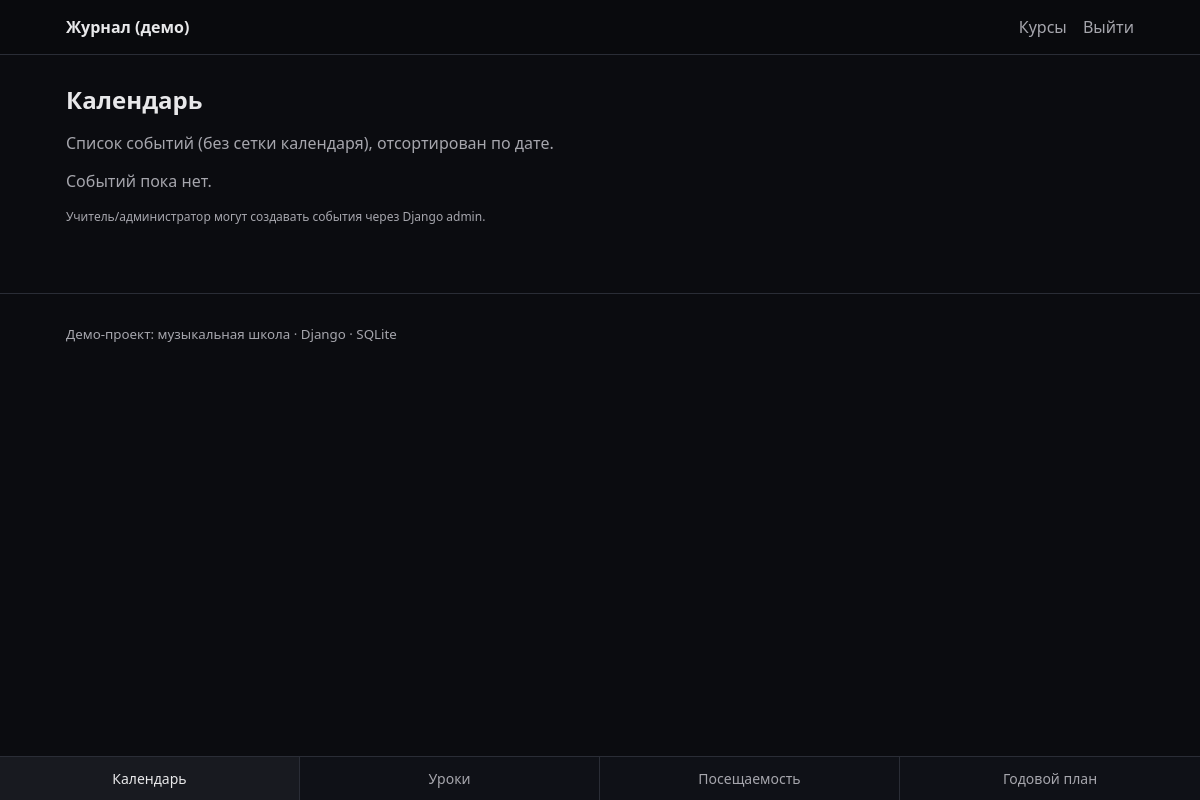
The app's page /calendar/ (signed in), older data.
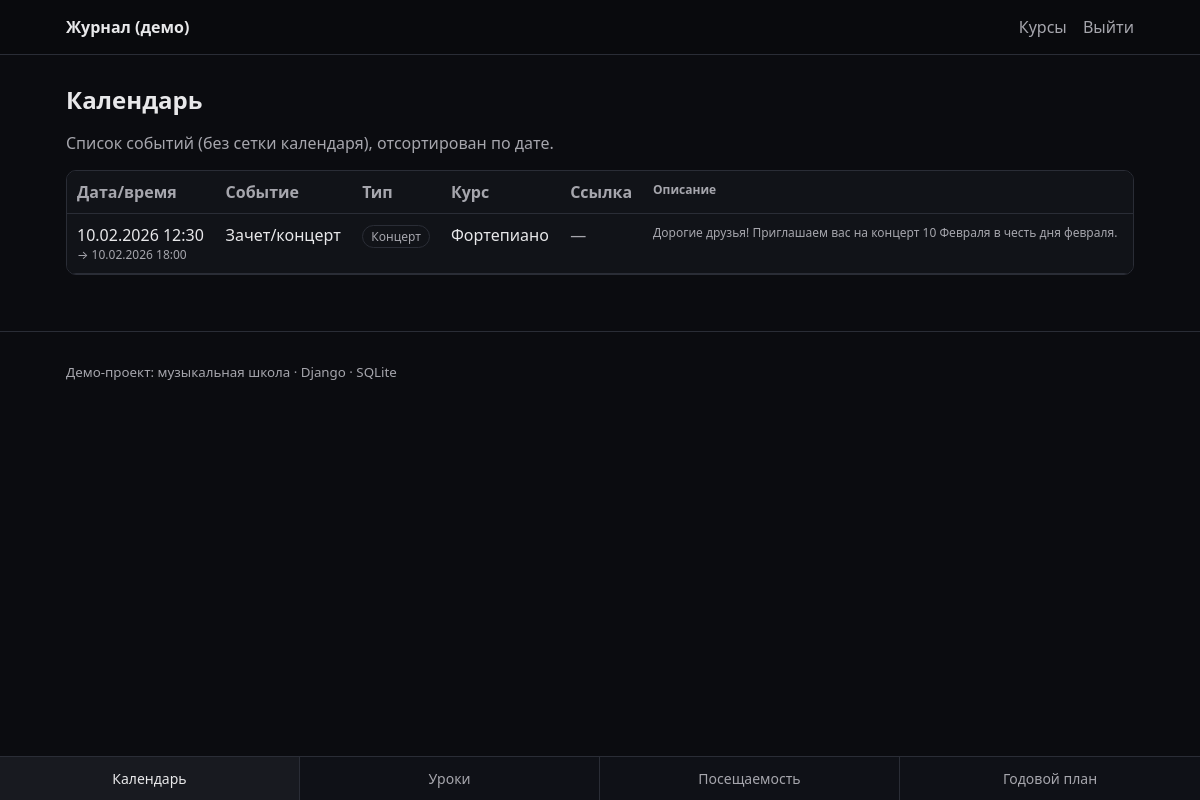
The same page, newer data.
### apps/schedule/models.py (models this page shows, shortened)
class Event(models.Model):
    class EventType(models.TextChoices):
        LESSON = "LESSON", "Урок"
        EXAM = "EXAM", "Экзамен"
        CONCERT = "CONCERT", "Концерт"
    title = models.CharField(max_length=200)
    event_type = models.CharField(max_length=16, choices=EventType.choices)
    start_datetime = models.DateTimeField()
    end_datetime = models.DateTimeField()
    description = models.TextField(blank=True, default="")
    external_url = models.URLField(blank=True, default="")
    course = models.ForeignKey(Course, on_delete=models.SET_NULL, null=True, blank=True, related_name="events")
    created_by = models.ForeignKey(
        settings.AUTH_USER_MODEL,
        on_delete=models.CASCADE,
        related_name="created_events",
    )
    participants = models.ManyToManyField(
        settings.AUTH_USER_MODEL,
        blank=True,
        related_name="schedule_events",
    )
    class Meta:
        ordering = ("start_datetime",)

### apps/school/models.py (models this page shows, shortened)
class Course(models.Model):
    name = models.CharField(max_length=200)
    course_type = models.ForeignKey(CourseType, on_delete=models.PROTECT, related_name="courses")
    teacher = models.ForeignKey(
        settings.AUTH_USER_MODEL,
        on_delete=models.SET_NULL,
        null=True,
        blank=True,
        related_name="teaching_courses",
    )

### apps/schedule/views.py (the view, shortened to what this page needs)
# urls.py: path("calendar/", calendar_list, name="calendar_list"),
@login_required
def calendar_list(request):
    profile = request.user.profile
    qs = Event.objects.all().select_related("course", "created_by").prefetch_related("participants")
    if profile.role == Profile.Role.ADMIN:
        events = qs
        ctx = {"events": events, "mode": "admin"}
        return render(request, "schedule/calendar_list.html", ctx)
    if profile.role == Profile.Role.TEACHER:
        teacher_courses = Course.objects.filter(teacher=request.user)
        events = qs.filter(Q(course__in=teacher_courses) | Q(created_by=request.user)).distinct()
        ctx = {"events": events, "mode": "teacher"}
        return render(request, "schedule/calendar_list.html", ctx)

### templates/schedule/calendar_list.html (shortened to what the changed rows need)
{% extends "base.html" %}
{% block content %}
  <h1>Календарь</h1>
  <p class="muted">Список событий (без сетки календаря), отсортирован по дате.</p>
  {% if not events and mode != "student" %}
    <p class="muted">Событий пока нет.</p>
    <p class="muted small">
      Учитель/администратор могут создавать события через Django admin.
    </p>
  {% else %}
    {% if mode == "student" %}
      <div class="tabs">
        <button class="tab-btn active" data-tab="my-events">Мои события</button>
        <button class="tab-btn" data-tab="registration">Регистрация</button>
      </div>
      <div class="tab-panel active" id="my-events">
        {% if not events %}
          <p class="muted">Вы пока не зарегистрированы ни на одно событие.</p>
        {% else %}
          <div class="table-wrap">
            <table class="table">
              <thead>
                <tr>
                  <th>Дата/время</th>
                  <th>Событие</th>
                  <th>Тип</th>
                  <th>Курс</th>
                  <th>Ссылка</th>
                  <th class="muted small">Описание</th>
                </tr>
              </thead>
              <tbody>
                {% for e in events %}
                  <tr>
                    <td>
                      <div>{{ e.start_datetime|date:"d.m.Y H:i" }}</div>
                      <div class="muted small">→ {{ e.end_datetime|date:"d.m.Y H:i" }}</div>
                    </td>
                    <td>{{ e.title }}</td>
                    <td><span class="tag">{{ e.get_event_type_display }}</span></td>
                    <td>
                      {% if e.course %}
                        {{ e.course.name }}
                      {% else %}
                        <span class="muted">—</span>
                      {% endif %}
                    </td>
                    <td>
                      {% if e.external_url %}
                        <a href="{{ e.external_url }}" target="_blank" rel="noopener noreferrer">Открыть</a>
                      {% else %}
                        <span class="muted">—</span>
                      {% endif %}
                    </td>
                    <td class="muted small">
                      {% if e.description %}{{ e.description }}{% else %}—{% endif %}
                    </td>
                  </tr>
                {% endfor %}
              </tbody>
            </table>
          </div>
        {% endif %}
      </div>
      <div class="tab-panel" id="registration">
        {% if not registration_events %}
          <p class="muted">Нет доступных событий для регистрации.</p>
        {% else %}
          <div class="table-wrap">
            <table class="table">
              <thead>
                <tr>
                  <th>Дата/время</th>
                  <th>Событие</th>
                  <th>Тип</th>
                  <th>Курс</th>
                  <th>Ссылка</th>
                  <th class="muted small">Описание</th>
                  <th></th>
                </tr>
              </thead>
              <tbody>
                {% for e in registration_events %}
                  <tr>
                    <td>
                      <div>{{ e.start_datetime|date:"d.m.Y H:i" }}</div>
                      <div class="muted small">→ {{ e.end_datetime|date:"d.m.Y H:i" }}</div>
                    </td>
                    <td>{{ e.title }}</td>
                    <td><span class="tag">{{ e.get_event_type_display }}</span></td>
                    <td>
                      {% if e.course %}
                        {{ e.course.name }}
                      {% else %}
                        <span class="muted">—</span>
                      {% endif %}
                    </td>
                    <td>
                      {% if e.external_url %}
                        <a href="{{ e.external_url }}" target="_blank" rel="noopener noreferrer">Открыть</a>
                      {% else %}
                        <span class="muted">—</span>
                      {% endif %}
                    </td>
                    <td class="muted small">
                      {% if e.description %}{{ e.description }}{% else %}—{% endif %}
                    </td>
                    <td>
                      <form method="post" action="/calendar/register/{{ e.id }}/">
                        {% csrf_token %}
                        <button class="btn" type="submit">Записаться</button>
                      </form>
                    </td>
                  </tr>
                {% endfor %}
              </tbody>
            </table>
          </div>
        {% endif %}
      </div>
      <script>
        const buttons = document.querySelectorAll('.tab-btn');
        const panels = document.querySelectorAll('.tab-panel');
        const urlParams = new URLSearchParams(window.location.search);
        const activeTab = urlParams.get('tab') || 'my-events';
        function activateTab(tabId) {
          buttons.forEach((btn) => btn.classList.toggle('active', btn.dataset.tab === tabId));
          panels.forEach((panel) => panel.classList.toggle('active', panel.id === tabId));
        }
        buttons.forEach((btn) => {
          btn.addEventListener('click', () => activateTab(btn.dataset.tab));
        });
        activateTab(activeTab);
      </script>
    {% else %}
      <div class="table-wrap">
        <table class="table">
          <thead>
            <tr>
              <th>Дата/время</th>
              <th>Событие</th>
              <th>Тип</th>
              <th>Курс</th>
              <th>Ссылка</th>
              <th class="muted small">Описание</th>
            </tr>
          </thead>
          <tbody>
            {% for e in events %}
              <tr>
                <td>
                  <div>{{ e.start_datetime|date:"d.m.Y H:i" }}</div>
                  <div class="muted small">→ {{ e.end_datetime|date:"d.m.Y H:i" }}</div>
                </td>
                <td>{{ e.title }}</td>
                <td><span class="tag">{{ e.get_event_type_display }}</span></td>
                <td>
                  {% if e.course %}
                    {{ e.course.name }}
                  {% else %}
                    <span class="muted">—</span>
                  {% endif %}
                </td>
                <td>
                  {% if e.external_url %}
                    <a href="{{ e.external_url }}" target="_blank" rel="noopener noreferrer">Открыть</a>
                  {% else %}
                    <span class="muted">—</span>
                  {% endif %}
                </td>
                <td class="muted small">
                  {% if e.description %}{{ e.description }}{% else %}—{% endif %}
                </td>
              </tr>
            {% endfor %}
          </tbody>
        </table>
      </div>
    {% endif %}
  {% endif %}
{% endblock %}

Row changes from the older to the newer data that the page shows:
added Event: start_datetime "10.02.2026 12:30", end_datetime "10.02.2026 18:00", title "Зачет/концерт", event_type "Концерт", course.name "Фортепиано", description "Дорогие друзья! Приглашаем вас на концерт 10 Февраля в честь дня февраля."
Text that changed along with them:
text no longer shown: "Событий пока нет. Учитель/администратор могут создавать события через Django admin."
text now shown: "Дата/время Событие Тип Курс Ссылка Описание"
